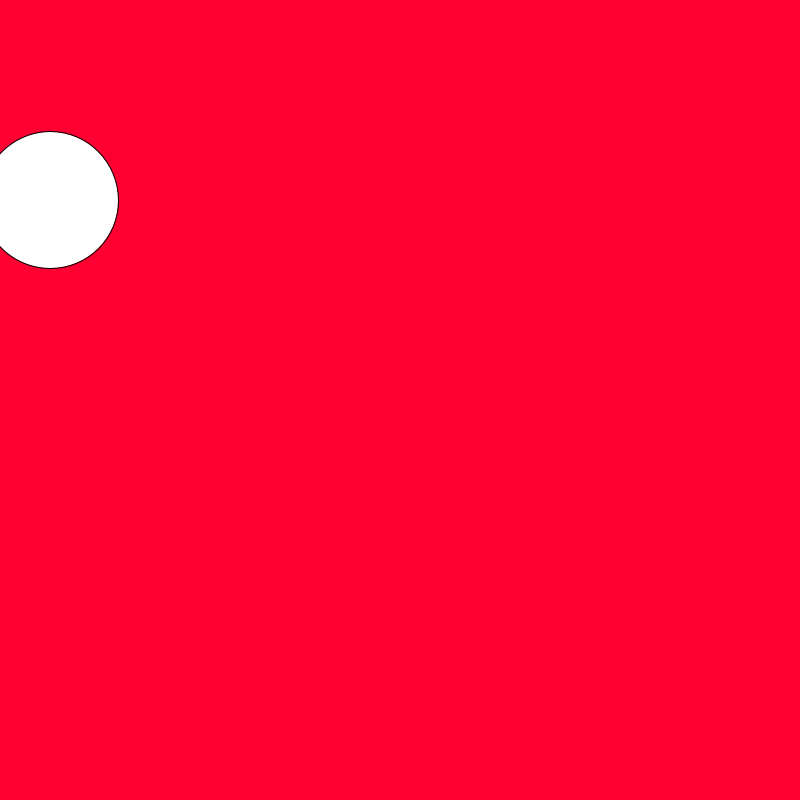
Frame 1 (no input)
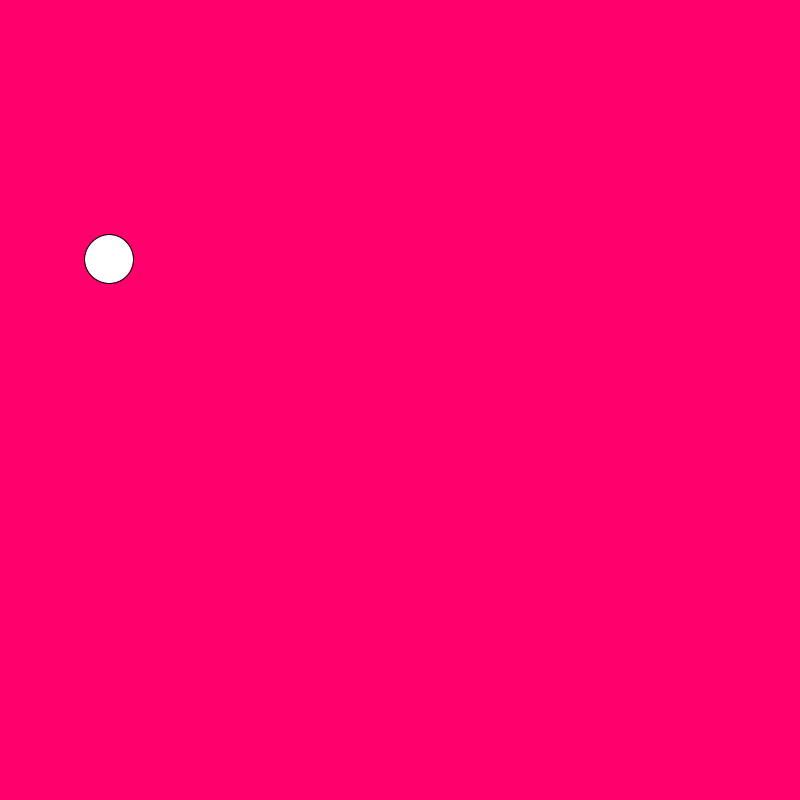
Frame 60 (the mouse pressed at the canvas centre just before this capture)
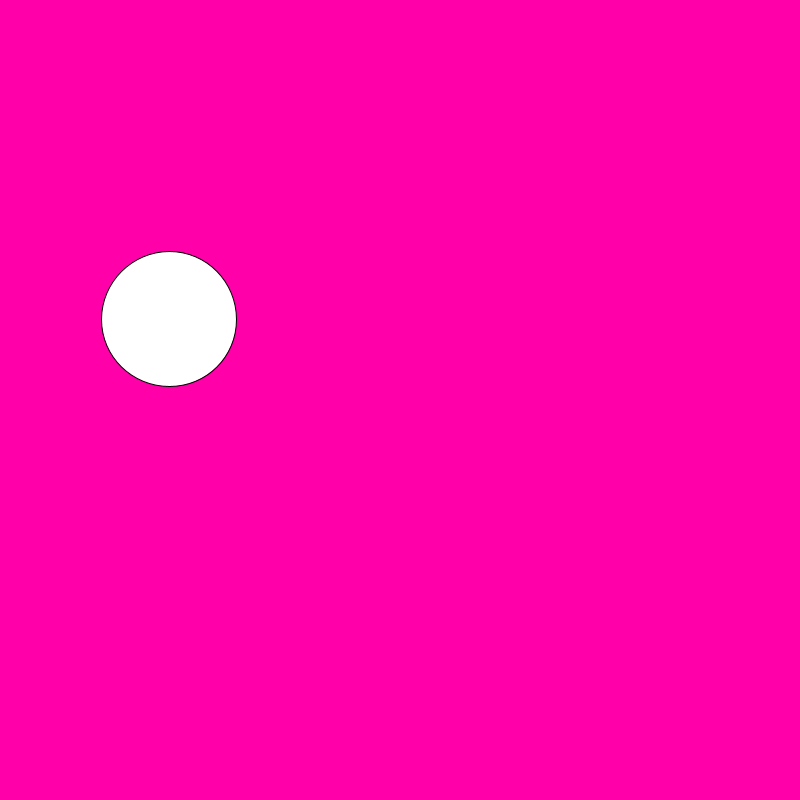
Frame 120 (the mouse held since frame 60 and released just before this capture)

The Processing sketch that drew these frames (run headless with seeded random() and noise(); from frame 60 on, the mouse is pressed at the canvas centre):

// Processing sketch: random
// ── random.pde
int moveX=50;
int moveY=200;
float x=0.5;
String hello="yoooo";




void setup (){
size(800,800);
frameRate(10);

}

void draw ()
{
  background(255,moveY*-1,moveX);
 float r = random (20, 200);
  ellipse(moveX, moveY,r,r);
  moveX=moveX+1;
  moveY=moveY+1;
}
